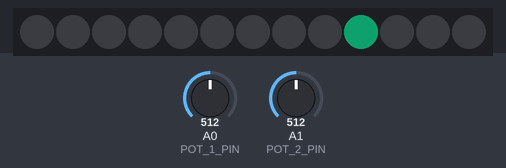
The sketch below on a simulated Arduino Uno, built with avr-gcc and run on an emulated ATmega328P. Shown: 13 RGB LEDs in strip order, left to right. The inputs (shaded band) are chosen by the test bench; at power-on: A1 (POT_2_PIN) = 512, A0 (POT_1_PIN) = 512. Dim RGB values are drawn brighter than linear; random numbers use the default seed unless the sketch sets one.

Above: at 1.2 s.
1.3 s: A1 (POT_2_PIN) set to 494
3.5 s: A0 (POT_1_PIN) set to 0
5.0 s: A0 (POT_1_PIN) set to 122
At 5.07 s:
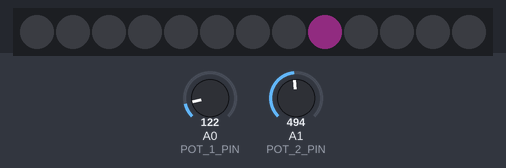
8.0 s: A0 (POT_1_PIN) set to 306
At 8.18 s:
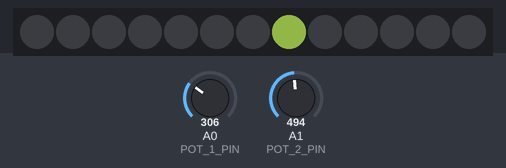
11.0 s: A1 (POT_2_PIN) set to 122
At 12.07 s:
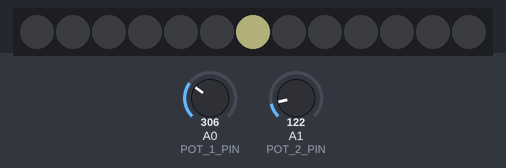
13.4 s: A1 (POT_2_PIN) set to 306
At 14.5 s:
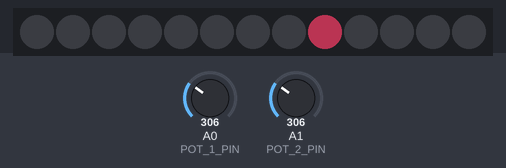

Measured:
- after the input at 5.0 s, the LEDs: change at once (image 1)

The sketch:

workshop-arduino-led.ino
```cpp
#include <Adafruit_NeoPixel.h>

// Configuration parameters
#define NEOPIXEL_PIN 3
#define NEOPIXEL_LED_COUNT 13
#define POT_1_PIN A0
#define POT_2_PIN A1
#define POT_1 0
#define POT_2 1

// pick which light show to run (1, 2, or 3)
#define LIGHTSHOW 3

// Adafruit_NeoPixel parameters
// Parameter 1 = number of pixels in strip
// Parameter 2 = pin number (most are valid)
// Parameter 3 = pixel type flags, add together as needed:
//   NEO_KHZ800  800 KHz bitstream (most NeoPixel products w/WS2812 LEDs)
//   NEO_KHZ400  400 KHz (classic 'v1' (not v2) FLORA pixels, WS2811 drivers)
//   NEO_GRB     Pixels are wired for GRB bitstream (most NeoPixel products)
//   NEO_RGB     Pixels are wired for RGB bitstream (v1 FLORA pixels, not v2)
Adafruit_NeoPixel strip = Adafruit_NeoPixel(NEOPIXEL_LED_COUNT, NEOPIXEL_PIN, NEO_GRB + NEO_KHZ800);


// read the 10-bit analog value of the selected pot (pot_num)
// scale the 10-bit number to 8-bit value and return
int getPot(int pot_num) {
    int pot_val = 0;
    switch (pot_num) {
        case POT_1:
            pot_val = analogRead(POT_1_PIN);
            break;
        case POT_2:
            pot_val = analogRead(POT_2_PIN);
            break;
        default:
            break;
    }
    // scale the pot value to 0-255 (80bit)
    return (map(pot_val, 0, 1023, 0, 255));
}


// One LED on at a time
// =================================================
// POT1 defines LED position
// POT2 defines LED color
void lightShow1(int pot1_val, int pot2_val) {
    // first clear all LEDs
    for (int i = 0; i < NEOPIXEL_LED_COUNT; i++) {
        strip.setPixelColor(i, 0, 0, 0);
    }
    int pixel_pos = map(pot1_val, 0, 255, 0, NEOPIXEL_LED_COUNT);
    byte r = 255;
    byte g = pot2_val;
    byte b = 255 - pot2_val;
    strip.setPixelColor(pixel_pos, r, g, b);
    strip.show();
}


// Random Lighting and Random
// =================================================
// Pot1: intensity of the randomness
// Pot2: number of pixels on the strip to randomly light up
void lightShow2(int pot1_val, int pot2_val) {
    int pixel_pos = map(pot2_val, 0, 255, 0, NEOPIXEL_LED_COUNT);
    byte r = random(pot1_val);
    byte g = random(pot1_val);
    byte b = random(pot1_val);

    // randomly shuts off one pixel
    strip.setPixelColor(random(pixel_pos), 0, 0, 0);

    // set a random pixel to a random color
    strip.setPixelColor(random(pixel_pos), r, g, b);

    strip.show();
    delay(100);
}


// ping pong animation
// =================================================
// Pot1: color
// Pot2: speed
void lightShow3(int pot1_val, int pot2_val) {
    enum dir_t {UP, DN};
    static int pixel_pos = 0;
    static dir_t dir = UP;

    byte r = random(pot1_val);
    byte g = random(pot1_val);
    byte b = random(pot1_val);

    strip.setPixelColor(pixel_pos, r, g, b);
    strip.show();
    delay(pot2_val);

    strip.setPixelColor(pixel_pos, 0, 0, 0);

    // determine the next pixel position
    if (pixel_pos == 0) {
        pixel_pos++;
        dir = UP;
    } else if (pixel_pos == NEOPIXEL_LED_COUNT - 1) {
        pixel_pos--;
        dir = DN;
    } else if ((dir == UP) && (pixel_pos < NEOPIXEL_LED_COUNT - 1)) {
        pixel_pos++;
    } else if ((dir == DN) && (pixel_pos > 0)) {
        pixel_pos--;
    }
}


// The setup() loop is executed only once when the Arduino is
// powered on or reset. In this program, we only need to initialize
// the LED strip. Optionaly, we can initialize the Serial library to
// allow debugging
void setup() {
    // for debugging pots, uncomment this
    // Serial.begin(9600);

    // Initialize the strip
    strip.begin();
}


// The main loop() is executed continously after setup()
// In this program, the two pot values are read, then passed to
// the selected light show routine.
void loop() {
    // put your main code here, to run repeatedly:
    int pot1_val = getPot(POT_1);
    int pot2_val = getPot(POT_2);

    // for debugging pots, uncomment this
    // Serial.println(pot1_val);
    // Serial.println(pot2_val);

    switch (LIGHTSHOW) {
        case 1:
            lightShow1(pot1_val, pot2_val);
            break;
        case 2:
            lightShow2(pot1_val, pot2_val);
            break;
        case 3:
            lightShow3(pot1_val, pot2_val);
            break;
        default:
            break;
    }
}
```
